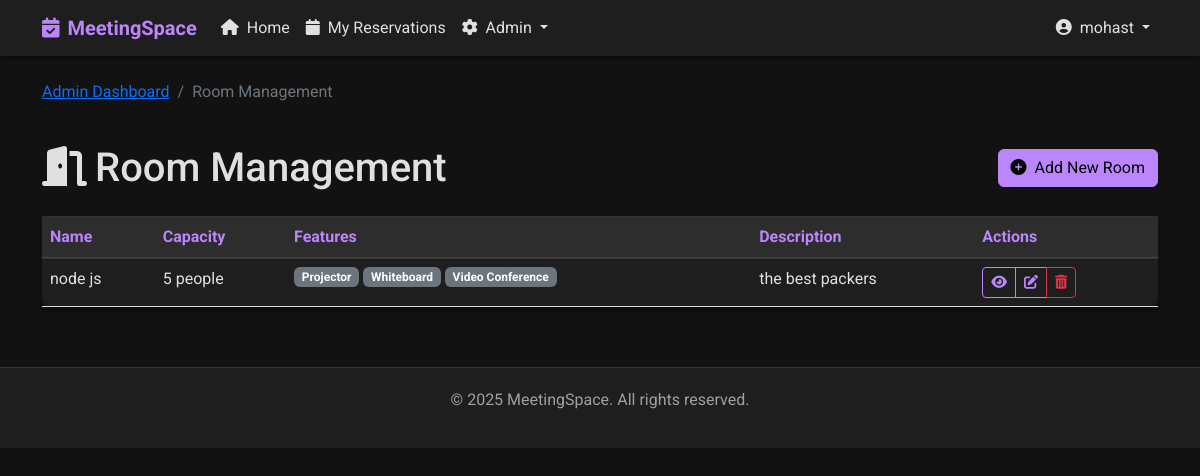
The app's page /room-management/ (signed in), older data.
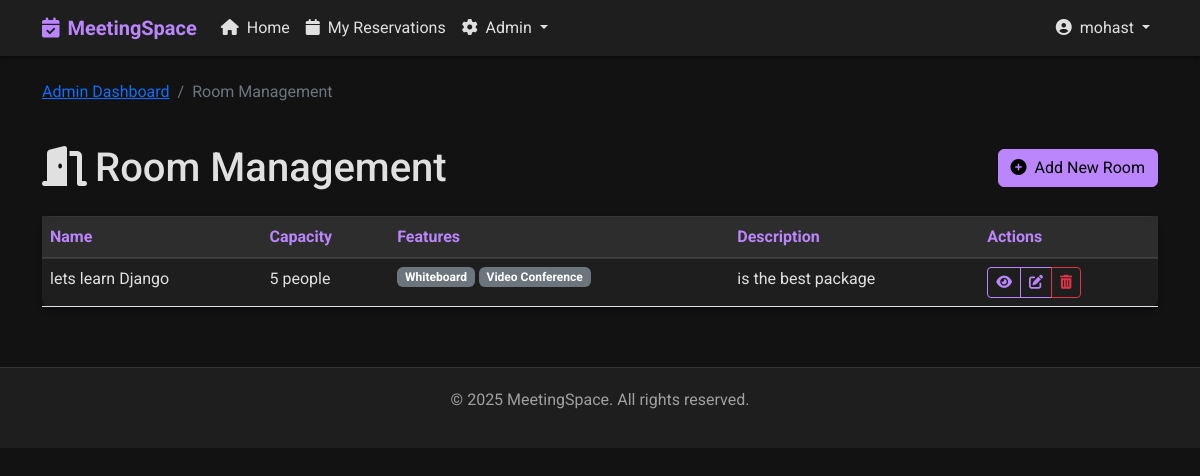
The same page, newer data.
### base/models.py (models this page shows, shortened)
class Room(models.Model):
    name = models.CharField(max_length=100)
    capacity = models.IntegerField(default=10)
    has_projector = models.BooleanField(default=False)
    has_whiteboard = models.BooleanField(default=False)
    has_video_conference = models.BooleanField(default=False)
    description = models.TextField(null=True, blank=True)
    created = models.DateTimeField(auto_now_add=True)
    updated = models.DateTimeField(auto_now=True)
    class Meta:
        ordering = ['name']

### base/views.py (the view)
# urls.py: path('room-management/', views.room_management, name="room-management"),
@staff_member_required
def room_management(request):
    rooms = Room.objects.all()
    return render(request, 'base/room_management.html', {'rooms': rooms})

### templates/base/room_management.html (shortened to what this page needs)
{% extends 'main.html' %}
{% load static %}
{% block content %}
<div class="row mb-4">
    <div class="col-12">
        <nav aria-label="breadcrumb">
            <ol class="breadcrumb">
                <li class="breadcrumb-item"><a href="{% url 'admin-dashboard' %}">Admin Dashboard</a></li>
                <li class="breadcrumb-item active">Room Management</li>
            </ol>
        </nav>
    </div>
</div>
<div class="row mb-4">
    <div class="col-12 d-flex justify-content-between align-items-center">
        <h1 class="mb-0"><i class="fas fa-door-open me-2"></i>Room Management</h1>
        <a href="{% url 'create-room' %}" class="btn btn-primary">
            <i class="fas fa-plus-circle me-1"></i> Add New Room
        </a>
    </div>
</div>
<div class="row">
    <div class="col-12">
        <div class="card">
            <div class="card-body p-0">
                {% if rooms %}
                <div class="table-responsive">
                    <table class="table mb-0">
                        <thead>
                            <tr>
                                <th>Name</th>
                                <th>Capacity</th>
                                <th>Features</th>
                                <th>Description</th>
                                <th>Actions</th>
                            </tr>
                        </thead>
                        <tbody>
                            {% for room in rooms %}
                            <tr>
                                <td>{{ room.name }}</td>
                                <td>{{ room.capacity }} people</td>
                                <td>
                                    <div class="d-flex flex-wrap gap-1">
                                        {% if room.has_projector %}
                                        <span class="badge bg-secondary">Projector</span>
                                        {% endif %}
                                        {% if room.has_whiteboard %}
                                        <span class="badge bg-secondary">Whiteboard</span>
                                        {% endif %}
                                        {% if room.has_video_conference %}
                                        <span class="badge bg-secondary">Video Conference</span>
                                        {% endif %}
                                    </div>
                                </td>
                                <td>{{ room.description|truncatechars:50 }}</td>
                                <td>
                                    <div class="btn-group">
                                        <a href="{% url 'room-detail' room.id %}" class="btn btn-sm btn-outline-primary">
                                            <i class="fas fa-eye"></i>
                                        </a>
                                        <a href="{% url 'update-room' room.id %}" class="btn btn-sm btn-outline-primary">
                                            <i class="fas fa-edit"></i>
                                        </a>
                                        <a href="{% url 'delete-room' room.id %}" class="btn btn-sm btn-outline-danger">
                                            <i class="fas fa-trash-alt"></i>
                                        </a>
                                    </div>
                                </td>
                            </tr>
                            {% endfor %}
                        </tbody>
                    </table>
                </div>
                {% else %}
                <div class="card-body">
                    <p class="text-center">No rooms available. <a href="{% url 'create-room' %}">Create a new room</a>.</p>
                </div>
                {% endif %}
            </div>
        </div>
    </div>
</div>
{% endblock %}

Row changes from the older to the newer data that the page shows:
removed Room: name "node js", capacity "5", has_projector "Projector", has_whiteboard "Whiteboard", has_video_conference "Video Conference", description "the best packers"
added Room: name "lets learn Django", capacity "5", has_whiteboard "Whiteboard", has_video_conference "Video Conference", description "is the best package"
